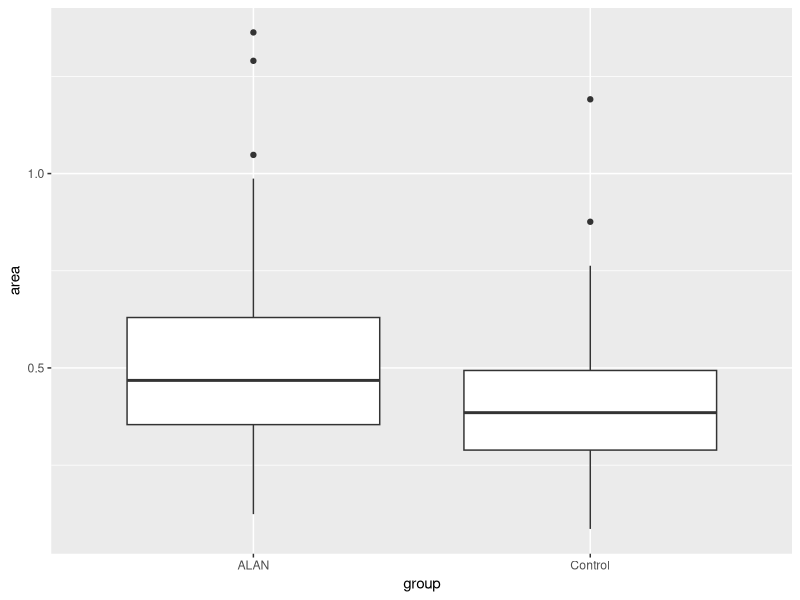
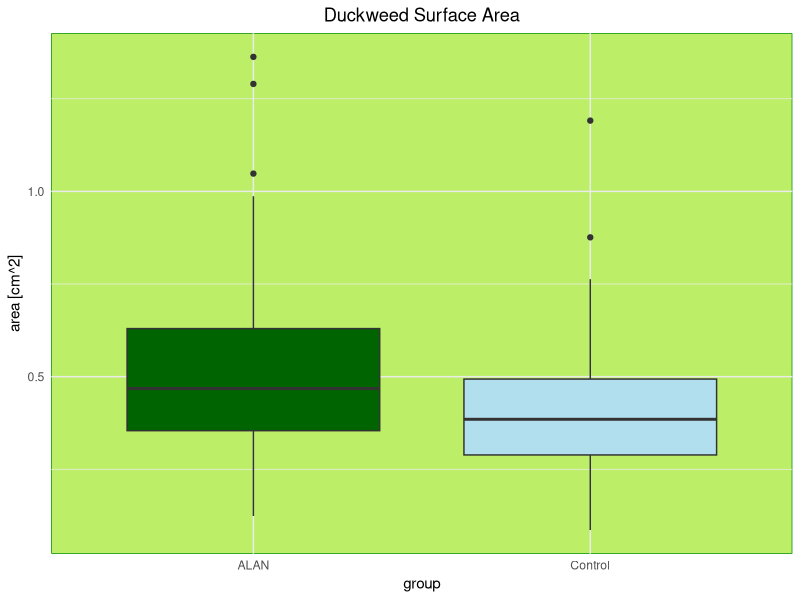

Generate these figures, in order, with R:
## ---- chunk 1
knitr::opts_chunk$set(echo = TRUE)
## ---- chunk 2
set.seed(1111)
ALAN_samples <- sort(sample(x = c(1:160), size = 80))
## ---- chunk 3
light_day <- c(470,390,560.480,350,760,550,370)
mean(light_day)
sd(light_day)

light_night_ALAN <- c(30,46,47,39)
mean(light_night_ALAN)
sd(light_night_ALAN)

light_night_control <- c(0.2,0.2,0.2,0.2)
mean(light_night_control)
sd(light_night_control)

## ---- chunk 4
dat <- read.csv(file = "ALAN Experiment Data.csv")
str(dat)
names(dat)
dat$group <- as.factor(dat$group)
levels(dat$group)
levels(dat$group) <- c("ALAN", "Control")
## ---- chunk 5
dat$area <- dat$Total.Leaf.Area..cm2.
wilcox.test(area ~ group, data = dat)
wilcox.test(day.0.leaves ~ group, data = dat)
wilcox.test(day.7.leaves ~ group, data = dat)
wilcox.test(day.14.leaves ~ group, data = dat)
wilcox.test(day.21.leaves ~ group, data = dat)
wilcox.test(day.28.leaves ~ group, data = dat)
wilcox.test(day.35.leaves ~ group, data = dat)
## ---- chunk 6
var.test(area ~ group, data = dat)
var.test(day.0.leaves ~ group, data = dat)
var.test(day.7.leaves ~ group, data = dat)
var.test(day.14.leaves ~ group, data = dat)
var.test(day.21.leaves ~ group, data = dat)
var.test(day.28.leaves ~ group, data = dat)
var.test(day.35.leaves ~ group, data = dat)
## ---- chunk 7
install.packages ("ggplot2")
library(ggplot2)
 
ggplot(dat, aes(x = group, y = area)) + 
  geom_boxplot()

ch <- ggplot(dat, aes(x = group, y = area, fill = group)) + 
    geom_boxplot() +
  theme_minimal() +
  theme(legend.position = "none") +
  theme(plot.title = element_text(hjust = 0.5),
    panel.background = element_rect(fill = "darkolivegreen2",
    color = "green4",
    size = 0.5, linetype = "solid"),
#    panel.grid.major = element_line(size = 0.5, linetype = 'solid', color = "white"),
#    panel.grid.minor = element_line(size = 0.25, linetype = 'solid', color = "white")
  ) + 
  labs(title = "Duckweed Surface Area") +
  scale_fill_manual(values = c("darkgreen", "lightblue2")) +
  labs(y = "area [cm^2]")

ch
                               
